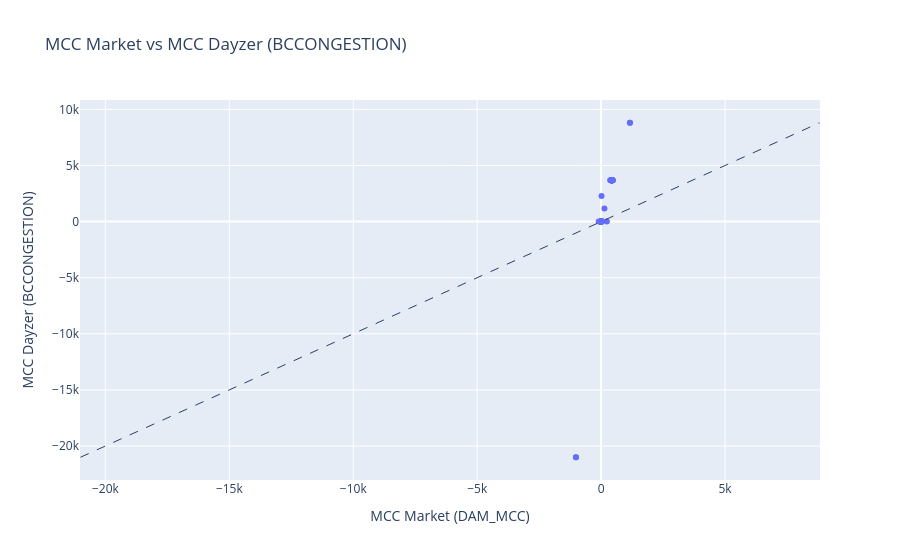

The cell this chart's notebook holds for it:
### Code cell
import pandas as pd
import plotly.express as px

# 1. Aggregate per node
df_grouped = results_df.groupby("ID")[["DAM_MCC", "BCCONGESTION"]].sum().reset_index()

# 2. Create interactive scatter plot
fig = px.scatter(
    df_grouped,
    x="DAM_MCC",
    y="BCCONGESTION",
    hover_name="ID",              # ID displayed on hover
    hover_data={                 # Show x,y values too
        "DAM_MCC": ":.2f",
        "BCCONGESTION": ":.2f"
    },
    title="MCC Market vs MCC Dayzer (BCCONGESTION)"
)

# 3. Add 45-degree line
min_val = min(df_grouped["DAM_MCC"].min(), df_grouped["BCCONGESTION"].min())
max_val = max(df_grouped["DAM_MCC"].max(), df_grouped["BCCONGESTION"].max())

fig.add_shape(
    type="line",
    x0=min_val, y0=min_val,
    x1=max_val, y1=max_val,
    line=dict(dash="dash", width=1)
)

fig.update_layout(
    xaxis_title="MCC Market (DAM_MCC)",
    yaxis_title="MCC Dayzer (BCCONGESTION)",
)

fig.show()
